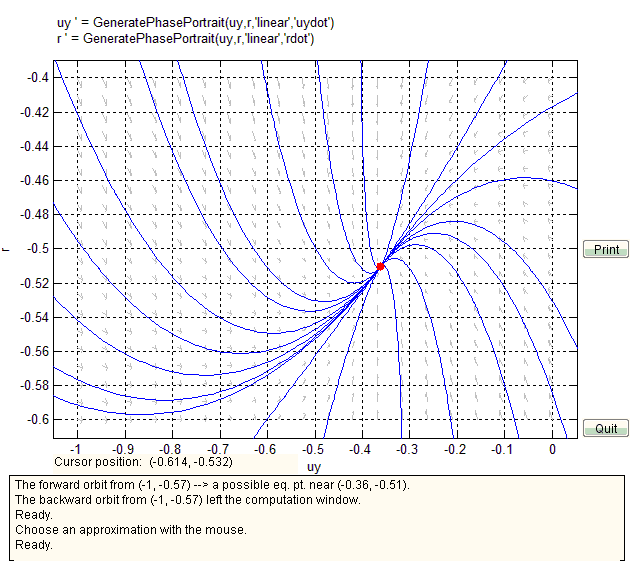
%> input picture Hw4/linear.bmp, 636 x 561 px
$ octave hw4_prob1.m   (GNU Octave 9; MATLAB toolbox functions it lacks are replaced by stand-ins)
%> lines starting %> are read from the running program, lines starting %| are printed output that depends on the picture
### Common/vehicleP1.m
% Vehicle Model for P1
% Author: Ruslan Kurdyumov
% Date: April 27, 2011

P1.m = 1724; %mass (kg)
P1.Ca = [37500 37500 67500 67500]'; %Cornering stiffness (N/rad)
P1.Izz = 1300; %Yaw inertia (kg-m^2)
P1.a = 1.35; %Distance from CG to front axle (m)
P1.b = 1.15; %Distance from CG to rear axle (m)
P1.L = 2.5; %Wheelbase (m)
P1.mu_peak = [0.55 0.55 0.53 0.53]'; %Peak friction coeff
P1.mu_slide = [0.55 0.55 0.53 0.53]'; %Sliding friction coeff

### Hw4/hw4_prob1.m
%% Script for 2011 ME227 HW 4 Problem 1
% Author: Ruslan Kurdyumov
% Date: April 17, 2011

% Make sure you have a clean environment in which to work
clear all
close all
clc

% Add the path to our common files that we will often recycle
addpath('../Common')

% Enumerate the wheels (this should appear in all your files)
lf = 1; rf = 2; lr = 3; rr = 4;

% First load the parameters for the vehicle you are going to use
vehicleP1;
vehicle = P1;

% Define any convenient physical parameters
simulation.g = 9.81;

%% 1(a) Linear bike model
% We expect to see one equilibrium for the linear model.  See the
% understeer gradient below.  Since it is positive, we expect an
% understeering car.

m = vehicle.m; L = vehicle.L; b = vehicle.b; a = vehicle.a;
g = simulation.g; Izz = vehicle.Izz;

Ca = vehicle.Ca;

% Calculate the normal forces for each wheel
Fz(lf) = b/L*(m*g)/2;
Fz(rf) = b/L*(m*g)/2;
Fz(lr) = a/L*(m*g)/2;
Fz(rr) = a/L*(m*g)/2;

Caf = Ca(lf) + Ca(rf);
Car = Ca(lr) + Ca(rr);

K = m*g/L*(b/Caf - a/Car)

%% 1(b) Phase portrait: linear bike model
% We find one equilibrium: a stable node at (Uy = -0.3617, r = -0.5104).

imshow('linear.bmp', 'Border', 'tight')
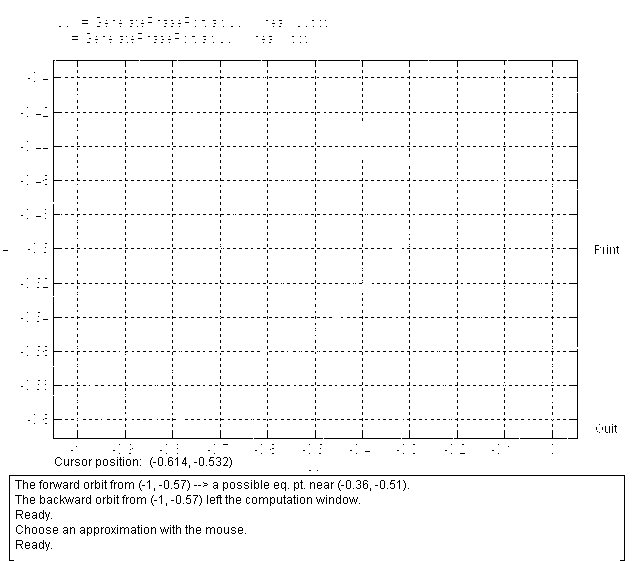
%> displayed picture: size 561x636x3, on the screen's scale of 0 to 255; 97% white; black in thin lines or dots

%% 1(c) Phase portrait: nonlinear bike model
% We find three equilibria:
% (1) stable focus at (Uy = -0.2425, r = -0.4942).
% (2) unstable saddlepoint at (Uy = -3.1853, r = 0.6499)
% (3) unstable saddlepoint at (Uy = 0.3928, r = -0.6499)
% All of our equilibria have complex eigenvalues.  We still have one stable
% equilibrium, a node in the linear case (with negative eigenvalues), and a
% focus in the nonlinear case (with LHP complex eigenvalues).

imshow('nonlinear.bmp', 'Border', 'tight')
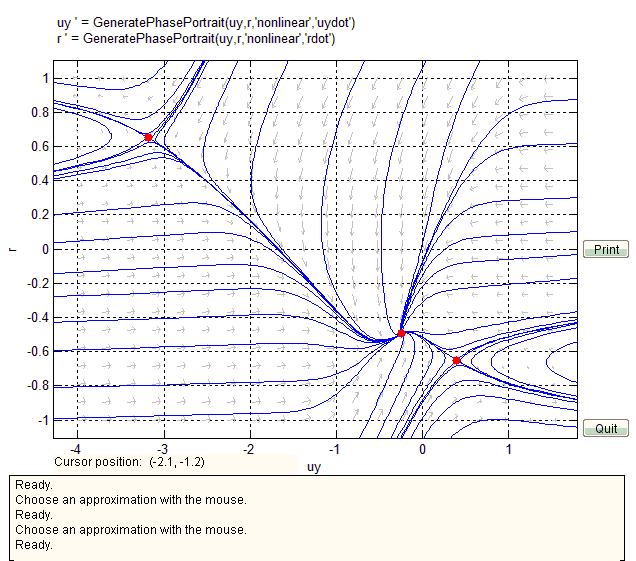
%> input picture Hw4/nonlinear.bmp, 636 x 561 px
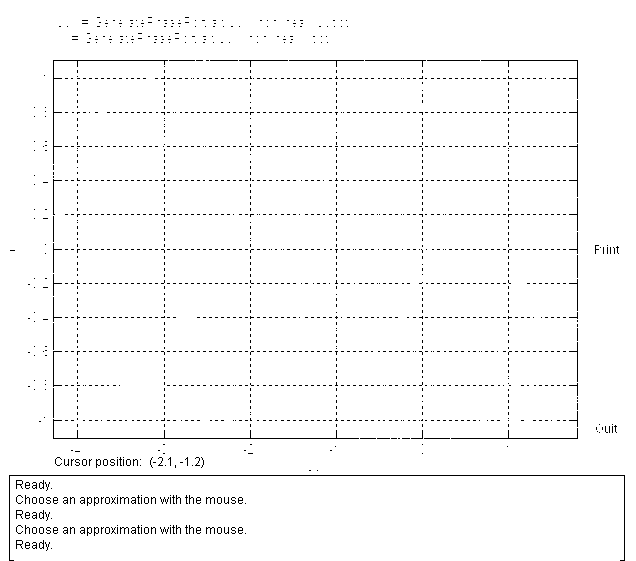
%> displayed picture: size 561x636x3, on the screen's scale of 0 to 255; 97.6% white; black in thin lines or dots

% [6 lines of commented-out code are left out]
